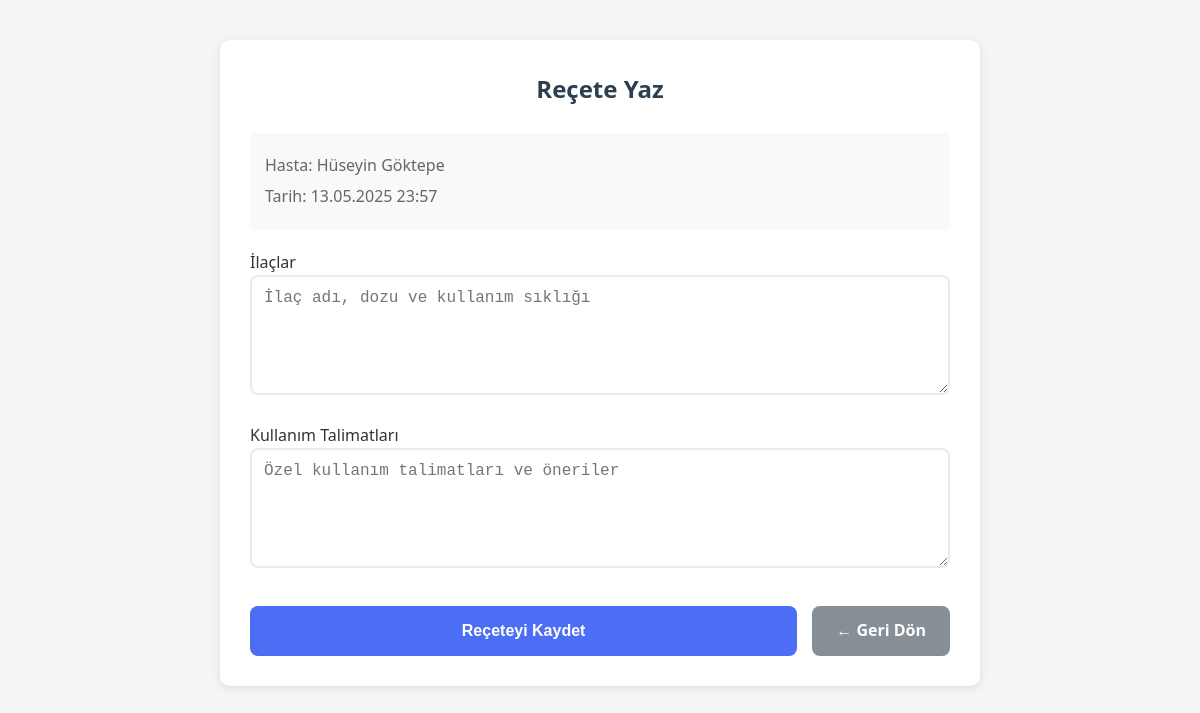
Page /doctor/write_prescription/1 (signed in) on the committed database.
### Proje/models.py (models this page shows, shortened)
class User(UserMixin, db.Model):
    id = db.Column(db.Integer, primary_key=True)
    username = db.Column(db.String(64), unique=True, nullable=False)
    first_name = db.Column(db.String(30), nullable=False)
    last_name = db.Column(db.String(30), nullable=False)
    password_hash = db.Column(db.String(128))
    role = db.Column(db.String(20), nullable=False)

class Appointment(db.Model):
    id = db.Column(db.Integer, primary_key=True)
    patient_id = db.Column(db.Integer, db.ForeignKey('patient.id'), nullable=False)
    doctor_id = db.Column(db.Integer, db.ForeignKey('doctor.id'), nullable=False)
    date_time = db.Column(db.DateTime, nullable=False)
    reason = db.Column(db.String(200))
    status = db.Column(db.String(20), default='pending')  # 'pending', 'confirmed', 'cancelled'
    prescription = db.relationship('Prescription', backref='appointment', uselist=False)

### Proje/routes/doctor.py (the view, shortened to what this page needs)
@doctor_bp.route('/write_prescription/<int:appointment_id>', methods=['GET', 'POST'])
@login_required
def write_prescription(appointment_id):
    doctor = Doctor.query.filter_by(user_id=current_user.id).first()
    appointment = Appointment.query.get_or_404(appointment_id)
    if appointment.doctor_id != doctor.id:
        flash('Bu işlem için yetkiniz yok!', 'error')
        return redirect(url_for('doctor.dashboard'))
    form = PrescriptionForm()
    return render_template('doctor/write_prescription.html', form=form, appointment=appointment)

### Proje/forms.py
class PrescriptionForm(FlaskForm):
    medications = TextAreaField('İlaçlar', validators=[DataRequired()])
    instructions = TextAreaField('Kullanım Talimatları', validators=[DataRequired()])
    submit = SubmitField('Reçeteyi Kaydet')

### Proje/templates/doctor/write_prescription.html (shortened to what this page needs)
<!doctype html>
<html lang="tr">
<head>
    <link rel="stylesheet" href="{{ url_for('static', filename='css/prescription.css') }}">
</head>
<body>
    <div class="container">
        <div class="prescription-form">
            <h2>Reçete Yaz</h2>
            <div class="appointment-info">
                <p>Hasta: {{ appointment.patient.user.first_name }} {{ appointment.patient.user.last_name }}</p>
                <p>Tarih: {{ appointment.date_time.strftime('%d.%m.%Y %H:%M') }}</p>
            </div>
            <form method="POST">
                <div class="form-group">
                    {{ form.medications.label }}
                    {{ form.medications(class="form-control", rows=5, placeholder="İlaç adı, dozu ve kullanım sıklığı") }}
                </div>
                <div class="form-group">
                    {{ form.instructions.label }}
                    {{ form.instructions(class="form-control", rows=5, placeholder="Özel kullanım talimatları ve öneriler") }}
                </div>
                <div class="form-actions">
                    {{ form.submit(class="submit-btn") }}
                    <a href="{{ url_for('doctor.dashboard') }}" class="back-btn">← Geri Dön</a>
                </div>
            </form>
        </div>
    </div>
</body>
</html>

### Proje/static/css/prescription.css (style rules this page uses)
* { margin: 0; padding: 0; box-sizing: border-box; }
body { font-family: 'Segoe UI', Arial, sans-serif; background-color: #f5f5f5; color: #333; line-height: 1.6; }
.container { max-width: 800px; margin: 40px auto; padding: 0 20px; }
.prescription-form { background: white; padding: 30px; border-radius: 10px; box-shadow: 0 2px 10px rgba(0, 0, 0, 0.1); }
h2 { color: #2c3e50; margin-bottom: 25px; text-align: center; font-size: 24px; }
.appointment-info { background: #f8f9fa; padding: 15px; border-radius: 5px; margin-bottom: 20px; }
.appointment-info p { margin: 5px 0; color: #666; }
.form-group { margin-bottom: 20px; }
.form-control { width: 100%; padding: 12px; border: 2px solid #e9ecef; border-radius: 8px; font-size: 16px; transition: border-color 0.3s ease; }
textarea.form-control { min-height: 120px; resize: vertical; }
.form-actions { display: flex; gap: 15px; margin-top: 30px; }
.submit-btn { background: #4c6ef5; color: white; padding: 12px 24px; border: none; border-radius: 8px; cursor: pointer; font-size: 16px; font-weight: 600; flex: 1; transition: background 0.3s ease; }
.back-btn { background: #868e96; color: white; padding: 12px 24px; text-decoration: none; border-radius: 8px; font-size: 16px; font-weight: 600; text-align: center; transition: background 0.3s ease; }

### rows in the picture
User: patient.user.first_name "Hüseyin", patient.user.last_name "Göktepe"
Appointment: date_time "13.05.2025 23:57"
